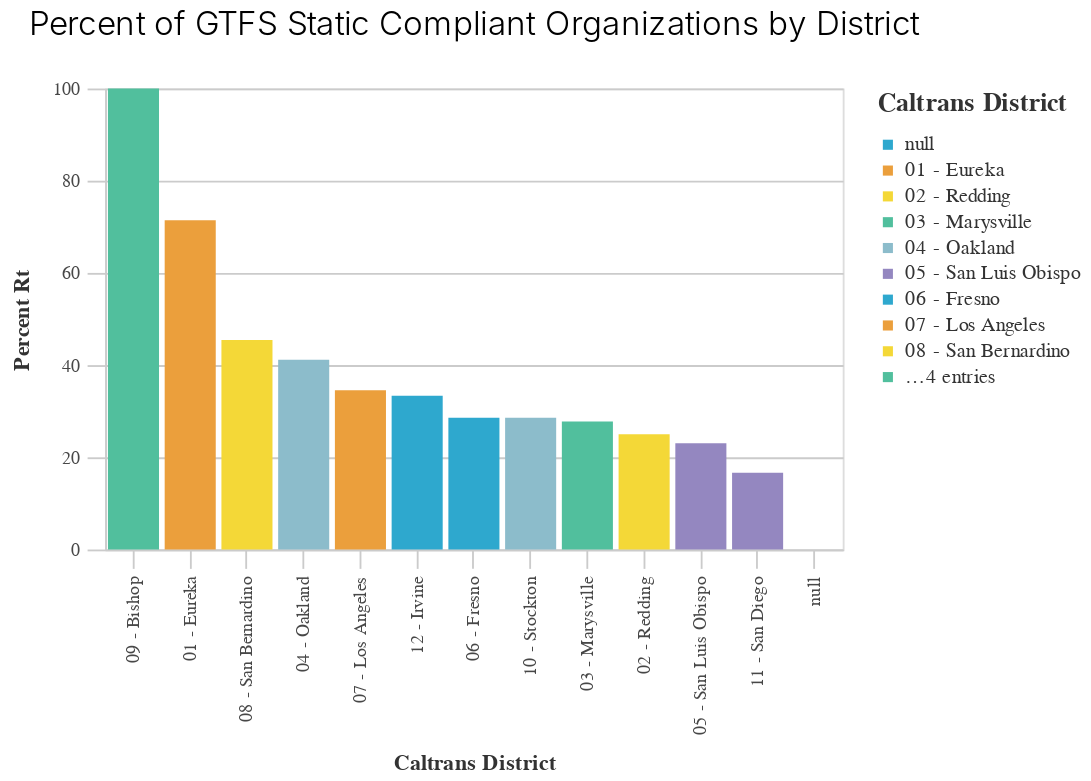

Notebook cell for this chart:
### Code cell
(_dla_utils.bar_chart_nosubset(pct_gtfs,
                               'caltrans_district',
                               'percent_rt',
                               'caltrans_district',
                               chart_title='Percent of GTFS Static Compliant Organizations by District'))

### Figure 1 — Vega-Lite specification as saved in the notebook (floating-point values rounded to 4 significant figures)
{"config": {"view": {"continuousWidth": 400, "continuousHeight": 300}, "axis": {"domainColor": "#cbcbcb", "grid": true, "gridColor": "#cbcbcb", "gridWidth": 1, "labelColor": "#474747", "labelFont": "Nunito Sans", "labelFontSize": 10, "labelPadding": 4, "tickColor": "#cbcbcb", "tickSize": 10, "titleColor": "#333", "titleFont": "Raleway", "titleFontSize": 12, "titlePadding": 10}, "axisBand": {"grid": false}, "background": "white", "font": "Raleway", "header": {"labelFont": "Nunito Sans", "titleFont": "Raleway"}, "legend": {"labelColor": "#333", "labelFont": "Nunito Sans", "labelFontSize": 11, "labelLimit": 0, "padding": 1, "symbolSize": 30, "symbolType": "square", "titleColor": "#333", "titleFont": "Raleway", "titleFontSize": 14, "titlePadding": 10}, "title": {"anchor": "middle", "font": "Raleway", "fontSize": 18, "fontWeight": 300, "offset": 20}}, "data": {"name": "data-c473bcca8c024e48e70ec284964d40be"}, "mark": "bar", "encoding": {"color": {"field": "caltrans_district", "legend": {"symbolLimit": 10, "title": "Caltrans District"}, "scale": {"range": ["#2EA8CE", "#EB9F3C", "#F4D837", "#51BF9D", "#8CBCCB", "#9487C0"]}, "type": "nominal"}, "x": {"field": "caltrans_district", "sort": "-y", "title": "Caltrans District", "type": "nominal"}, "y": {"field": "percent_rt", "title": "Percent Rt", "type": "quantitative"}}, "height": 250, "title": "Percent of GTFS Static Compliant Organizations by District", "width": 400, "$schema": "https://vega.github.io/schema/vega-lite/v4.17.0.json", "datasets": {"data-c473bcca8c024e48e70ec284964d40be": [{"caltrans_district": null, "org_count": 1, "gtfs_static_count": 0, "gtfs_rt_count": 0, "percent_static": 0.0, "percent_rt": 0.0}, {"caltrans_district": "01 - Eureka", "org_count": 7, "gtfs_static_count": 7, "gtfs_rt_count": 5, "percent_static": 100.0, "percent_rt": 71.43}, {"caltrans_district": "02 - Redding", "org_count": 8, "gtfs_static_count": 7, "gtfs_rt_count": 2, "percent_static": 87.5, "percent_rt": 25.0}, {"caltrans_district": "03 - Marysville", "org_count": 18, "gtfs_static_count": 15, "gtfs_rt_count": 5, "percent_static": 83.33, "percent_rt": 27.78}, {"caltrans_district": "04 - Oakland", "org_count": 34, "gtfs_static_count": 24, "gtfs_rt_count": 14, "percent_static": 70.59, "percent_rt": 41.18}, {"caltrans_district": "05 - San Luis Obispo", "org_count": 13, "gtfs_static_count": 11, "gtfs_rt_count": 3, "percent_static": 84.62, "percent_rt": 23.08}, {"caltrans_district": "06 - Fresno", "org_count": 14, "gtfs_static_count": 12, "gtfs_rt_count": 4, "percent_static": 85.71, "percent_rt": 28.57}, {"caltrans_district": "07 - Los Angeles", "org_count": 55, "gtfs_static_count": 47, "gtfs_rt_count": 19, "percent_static": 85.45, "percent_rt": 34.55}, {"caltrans_district": "08 - San Bernardino", "org_count": 11, "gtfs_static_count": 11, "gtfs_rt_count": 5, "percent_static": 100.0, "percent_rt": 45.45}, {"caltrans_district": "09 - Bishop", "org_count": 2, "gtfs_static_count": 2, "gtfs_rt_count": 2, "percent_static": 100.0, "percent_rt": 100.0}, {"caltrans_district": "10 - Stockton", "org_count": 14, "gtfs_static_count": 13, "gtfs_rt_count": 4, "percent_static": 92.86, "percent_rt": 28.57}, {"caltrans_district": "11 - San Diego", "org_count": 6, "gtfs_static_count": 4, "gtfs_rt_count": 1, "percent_static": 66.67, "percent_rt": 16.67}, {"caltrans_district": "12 - Irvine", "org_count": 6, "gtfs_static_count": 6, "gtfs_rt_count": 2, "percent_static": 100.0, "percent_rt": 33.33}]}}
